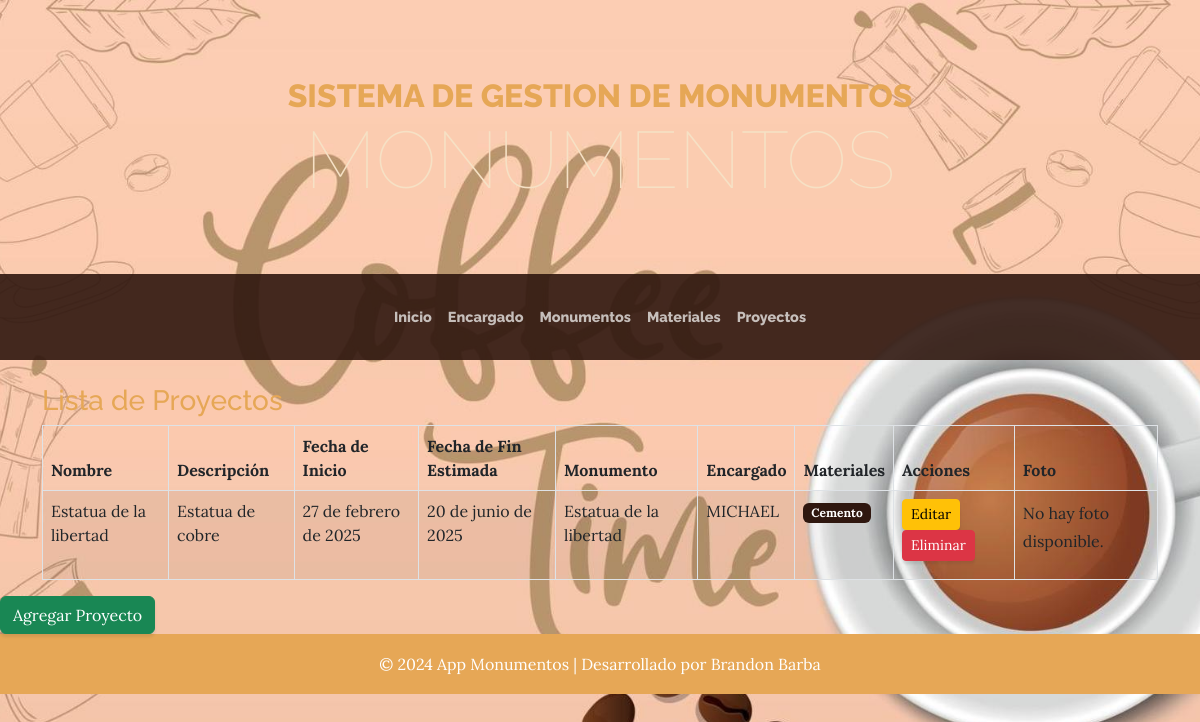
The app's page /listado_proyectos with its own data.
### aplicaciones/monumentos/models.py (models this page shows, shortened)
class Proyecto(models.Model):
    nombre = models.CharField(max_length=150)
    descripcion = models.TextField()
    fecha_inicio = models.DateField()
    fecha_fin_estimada = models.DateField()
    monumento = models.ForeignKey(Monumento, on_delete=models.CASCADE)
    encargado = models.ForeignKey(Encargado, on_delete=models.SET_NULL, null=True)
    materiales = models.ManyToManyField(Materiales)
    foto=models.FileField(upload_to='proyectpo', null=True, blank=True)

class Monumento(models.Model):
    nombre = models.CharField(max_length=150)
    ubicacion = models.CharField(max_length=255)
    descripcion = models.TextField()
    fecha_construccion = models.DateField()
    foto=models.FileField(upload_to='monumento', null=True, blank=True)

class Encargado(models.Model):
    nombre = models.CharField(max_length=100)
    cargo = models.CharField(max_length=100)
    telefono = models.CharField(max_length=20, blank=True, null=True)
    correo = models.EmailField(unique=True)

class Materiales(models.Model):
    nombre = models.CharField(max_length=100)
    descripcion = models.TextField(blank=True, null=True)
    cantidad_disponible = models.PositiveIntegerField()

### aplicaciones/monumentos/views.py (the view)
# urls.py: path('listado_proyectos', views.listado_proyecto, name='listado_proyectos'),
def listado_proyecto(request):
    proyectos = Proyecto.objects.all()
    monumentos = Monumento.objects.all()
    return render(request, 'listado_proyectos.html', {
        'proyectos': proyectos,
        'monumentos': monumentos
    })

### aplicaciones/monumentos/templates/listado_proyectos.html (shortened to what this page needs)
{% extends 'plantilla.html' %}
{% block contenido %}
<div class="container mt-4">
    <h3 class="text-primary">Lista de Proyectos</h3>
    <table class="table table-bordered table-striped table-hover" id="tbl_proyectos">
        <thead>
            <tr>
                <th>Nombre</th>
                <th>Descripción</th>
                <th>Fecha de Inicio</th>
                <th>Fecha de Fin Estimada</th>
                <th>Monumento</th>
                <th>Encargado</th>
                <th>Materiales</th>
                <th>Acciones</th>
                <th> Foto </th>
            </tr>
        </thead>
        <tbody>
            {% for proyecto in proyectos %}
            <tr>
                <td>{{ proyecto.nombre }}</td>
                <td>{{ proyecto.descripcion|default:"Sin descripción" }}</td>
                <td>{{ proyecto.fecha_inicio }}</td>
                <td>{{ proyecto.fecha_fin_estimada }}</td>
                <td>{{ proyecto.monumento.nombre }}</td>
                <td>{{ proyecto.encargado.nombre }}</td>
                <td>
                    {% for material in proyecto.materiales.all %}
                        <span class="badge bg-secondary">{{ material.nombre }}</span>
                    {% empty %}
                        <span class="badge bg-warning">No hay materiales</span>
                    {% endfor %}
                </td>
                <td>
                    <a href="{% url 'editar_proyectos' proyecto.id %}" class="btn btn-warning btn-sm">Editar</a>
                    <a href="{% url 'eliminar_proyectos' proyecto.id %}"
                       class="btn btn-danger btn-sm"
                       onclick="return confirm('¿Está seguro de eliminar este proyecto?');">Eliminar</a>
                </td>
                <td>
                    {% if proyecto.foto and proyecto.foto.url %}
                    <a href="{{ proyecto.foto.url }}" target="_blank">
                        <img src="{{ proyecto.foto.url }}" alt="Foto" height="100" width="100">
                    </a><br>
                    <a download href="{{ proyecto.foto.url }}">Descargar</a>
                    {% else %}
                    <p>No hay foto disponible.</p>
                    {% endif %}
                </td>
            </tr>
            {% empty %}
            <tr>
                <td colspan="8" class="text-center">No hay proyectos registrados.</td>
            </tr>
            {% endfor %}
        </tbody>
    </table>
</div>
<a href="{% url 'agregar_proyectos' %}" class="btn btn-success">Agregar Proyecto</a>
{% endblock %}

### records on screen
Proyecto: nombre "Estatua de la libertad", descripcion "Estatua de cobre", fecha_inicio "27 de febrero de 2025", fecha_fin_estimada "20 de junio de 2025", monumento.nombre "Estatua de la libertad", encargado.nombre "MICHAEL", shows "No hay foto disponible."
Materiales: nombre "Cemento"
